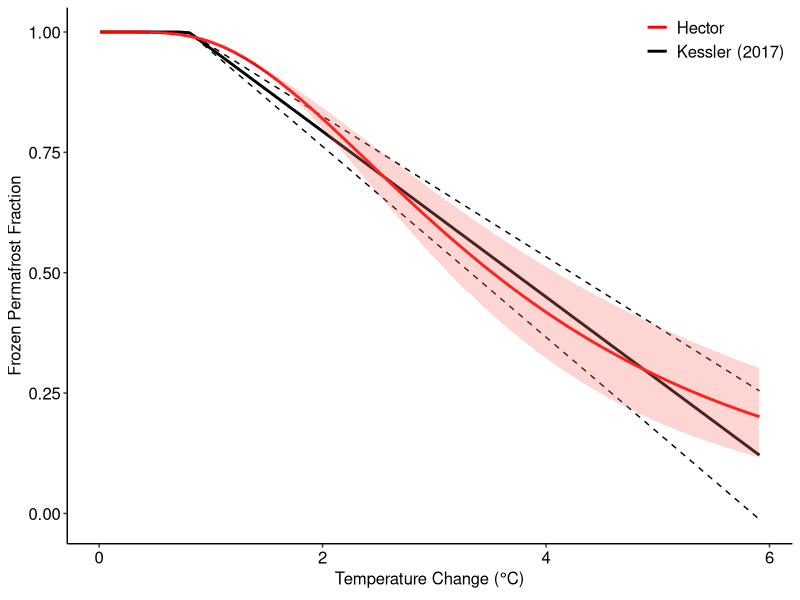

Source code (R):
library(dplyr)
library(ggplot2)

my_theme <- theme_classic() + 
  theme(legend.title=element_blank(), 
        legend.position = c(1, 1),
        legend.justification = c("right", "top"),
        legend.box.just = "right",
        legend.text = element_text(size=12),
        axis.text = element_text(color="black", size=12), 
        axis.title = element_text(color = "black", size=12))

cdfun <- function(x, mu, sig) plnorm(x, mu, sig, lower.tail = FALSE)

kessler_line <- function(x){
  kessler_b = 0.8 * kessler_m + 1
  pmin(kessler_b - kessler_m * x, 1)
}

fit_to_kessler <- function(kessler_m){
  fit <- optim(c(3.5, 2), pfit)
}

pfit <- function(pars) {
  mu <- pars[1]
  sig <- pars[2]
  x <- seq(0.01, 6, 0.1)
  yline <- kessler_line(x)
  yfun <- cdfun(x, mu, sig)
  sum((yline - yfun) ^ 2)
}

kessler_m <- 0.172
fit <- fit_to_kessler(kessler_m)
kessler_m <- 0.1981
fit_upper <- fit_to_kessler(kessler_m)
kessler_m <- 0.1459
fit_lower <- fit_to_kessler(kessler_m)

# Create a data frame to hold the curves data
x <- seq(0.01, 6, 0.1)
kessler_m <- 0.172
kessler <- kessler_line(x)
kessler_m <- 0.1981
kessler_upper = kessler_line(x)
kessler_m <- 0.1459
kessler_lower = kessler_line(x)

curves <- tibble(x = x, kessler_lower = kessler_lower, kessler_upper=kessler_upper, kessler=kessler, funline = cdfun(x, fit$par[1], fit$par[2]), 
                 funline_upper = cdfun(x, fit_upper$par[1], fit_upper$par[2]), 
                 funline_lower=cdfun(x, fit_lower$par[1], fit_lower$par[2]))

ggplot(data=curves) +
  geom_line(aes(x=x, y=kessler_upper, colour = "Kessler (2017)"), show.legend=FALSE, linetype="dashed") +
  geom_line(aes(x=x, y=kessler_lower, colour = "Kessler (2017)"), show.legend=FALSE, linetype="dashed") + 
  geom_line(aes(x=x, y=kessler, colour = "Kessler (2017)"), size=1) +
  geom_line(aes(x=x, y = funline, colour="Hector"), size=1) + 
  geom_ribbon(aes(x=x, ymin = funline_lower, ymax = funline_upper, fill="Hector"), show.legend=FALSE, alpha = 0.3)+
  my_theme +
  scale_y_continuous("Frozen Permafrost Fraction") +
  scale_x_continuous(expression(paste("Temperature Change (", degree*C, ")"))) +
  scale_colour_manual(NA, values = c("red", "black")) ->
  kessler_fit_plot
ggsave(kessler_fit_plot, filename="figures/kessler_calibration.eps", device=cairo_ps, width=6, height=3, dpi=300)
